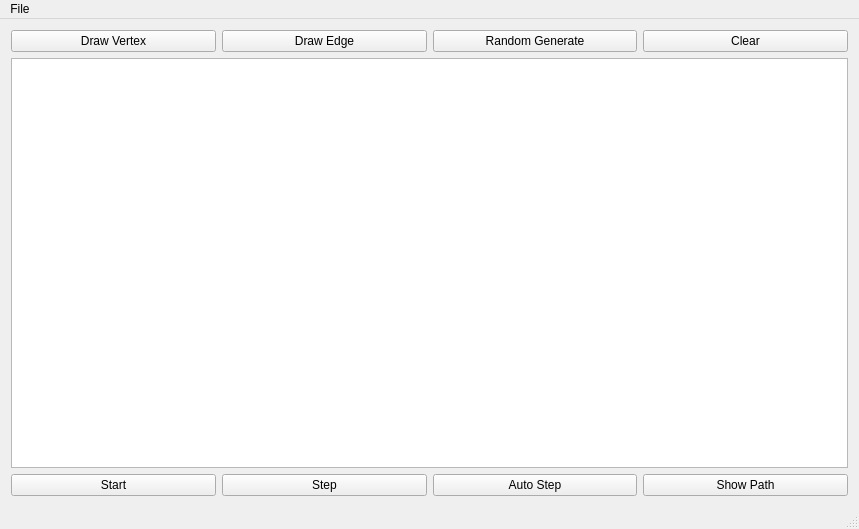
<?xml version="1.0" encoding="UTF-8"?>
<ui version="4.0">
 <class>MainWindow</class>
 <widget class="QMainWindow" name="MainWindow">
  <property name="geometry">
   <rect>
    <x>0</x>
    <y>0</y>
    <width>859</width>
    <height>529</height>
   </rect>
  </property>
  <property name="windowTitle">
   <string>Dijkstra Visualization</string>
  </property>
  <widget class="QWidget" name="centralWidget">
   <layout class="QVBoxLayout" name="verticalLayout">
    <item>
     <layout class="QHBoxLayout" name="horizontalLayout">
      <item>
       <widget class="QPushButton" name="drawVertexButton">
        <property name="text">
         <string>Draw Vertex</string>
        </property>
       </widget>
      </item>
      <item>
       <widget class="QPushButton" name="drawEdgeButton">
        <property name="text">
         <string>Draw Edge</string>
        </property>
       </widget>
      </item>
      <item>
       <widget class="QPushButton" name="randomGenerateButton">
        <property name="text">
         <string>Random Generate</string>
        </property>
       </widget>
      </item>
      <item>
       <widget class="QPushButton" name="clearButton">
        <property name="text">
         <string>Clear</string>
        </property>
       </widget>
      </item>
     </layout>
    </item>
    <item>
     <widget class="GraphArea" name="graphArea"/>
    </item>
    <item>
     <layout class="QHBoxLayout" name="horizontalLayout_2">
      <item>
       <widget class="QPushButton" name="startButton">
        <property name="text">
         <string>Start</string>
        </property>
       </widget>
      </item>
      <item>
       <widget class="QPushButton" name="stepButton">
        <property name="text">
         <string>Step</string>
        </property>
       </widget>
      </item>
      <item>
       <widget class="QPushButton" name="autoStepButton">
        <property name="sizePolicy">
         <sizepolicy hsizetype="Minimum" vsizetype="Fixed">
          <horstretch>0</horstretch>
          <verstretch>0</verstretch>
         </sizepolicy>
        </property>
        <property name="text">
         <string>Auto Step</string>
        </property>
       </widget>
      </item>
      <item>
       <widget class="QPushButton" name="showPathButton">
        <property name="text">
         <string>Show Path</string>
        </property>
       </widget>
      </item>
     </layout>
    </item>
   </layout>
  </widget>
  <widget class="QStatusBar" name="statusBar"/>
  <widget class="QMenuBar" name="menuBar">
   <property name="geometry">
    <rect>
     <x>0</x>
     <y>0</y>
     <width>859</width>
     <height>25</height>
    </rect>
   </property>
   <widget class="QMenu" name="menuFile">
    <property name="title">
     <string>File</string>
    </property>
    <addaction name="actionClear_Screen"/>
    <addaction name="separator"/>
    <addaction name="actionExit"/>
   </widget>
   <addaction name="menuFile"/>
  </widget>
  <action name="actionClear_Screen">
   <property name="text">
    <string>Clear Screen</string>
   </property>
  </action>
  <action name="actionExit">
   <property name="text">
    <string>Exit</string>
   </property>
  </action>
  <action name="actionAbout_Me">
   <property name="text">
    <string>About Me</string>
   </property>
  </action>
 </widget>
 <layoutdefault spacing="6" margin="11"/>
 <customwidgets>
  <customwidget>
   <class>GraphArea</class>
   <extends>QGraphicsView</extends>
   <header>GraphArea.h</header>
  </customwidget>
 </customwidgets>
 <resources/>
 <connections/>
</ui>
